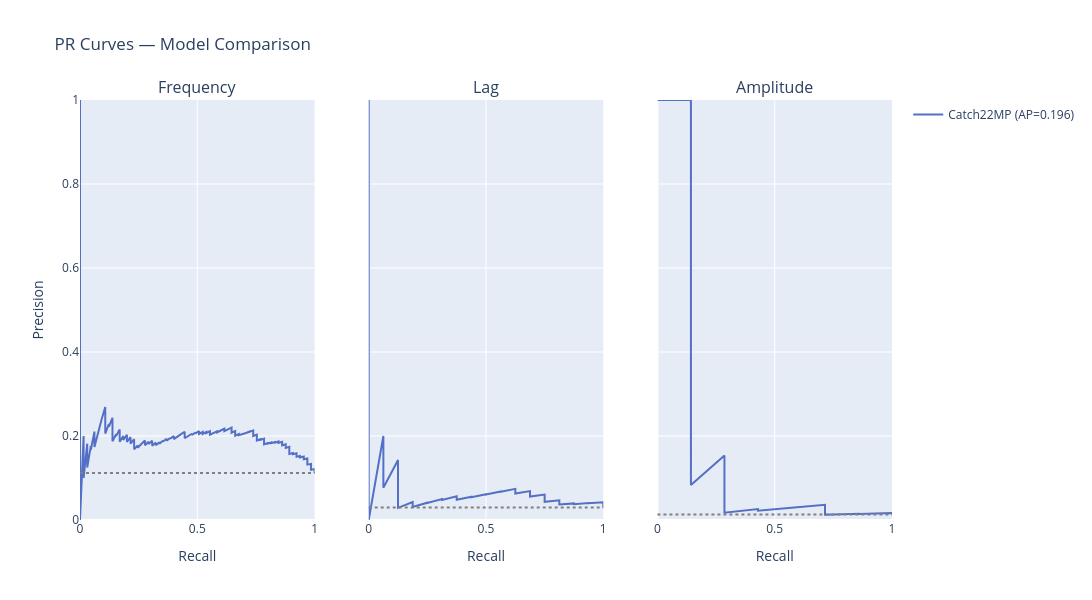

The notebook cell this image was saved under:
### Code cell
ev = Evaluation(level="day")
c22_day_scores = c22mp.score(mp_ds, level="day", day_agg_stat="p90")

fig = ev.plot_pr_curves_compared(
    {"Catch22MP": c22_day_scores},                                                                                                                                                                                                                                           
    ds_small,                                                                                                                                                                                                                                                                                              
)                                                                                                                                                                                                                                                                                                          
fig.show()

### Figure 1 — Plotly figure (JSON) as saved in the notebook; plotly's stock layout.template omitted (floating-point values rounded to 4 significant figures; data arrays with more than 128 entries replaced by an {"elided": "..."} marker saying what was removed)
{"data": [{"legendgroup": "Catch22MP", "line": {"color": "#5470C6"}, "mode": "lines", "name": "Catch22MP (AP=0.196)", "showlegend": true, "type": "scatter", "x": {"elided": "583 float values"}, "xaxis": "x", "y": {"elided": "583 float values"}, "yaxis": "y"}, {"legendgroup": "Catch22MP", "line": {"color": "#5470C6"}, "mode": "lines", "name": "Catch22MP (AP=0.068)", "showlegend": false, "type": "scatter", "x": {"elided": "534 float values"}, "xaxis": "x2", "y": {"elided": "534 float values"}, "yaxis": "y2"}, {"legendgroup": "Catch22MP", "line": {"color": "#5470C6"}, "mode": "lines", "name": "Catch22MP (AP=0.182)", "showlegend": false, "type": "scatter", "x": {"elided": "525 float values"}, "xaxis": "x3", "y": {"elided": "525 float values"}, "yaxis": "y3"}], "layout": {"annotations": [{"font": {"size": 16}, "showarrow": false, "text": "Frequency", "x": 0.1444, "xanchor": "center", "xref": "paper", "y": 1, "yanchor": "bottom", "yref": "paper"}, {"font": {"size": 16}, "showarrow": false, "text": "Lag", "x": 0.5, "xanchor": "center", "xref": "paper", "y": 1, "yanchor": "bottom", "yref": "paper"}, {"font": {"size": 16}, "showarrow": false, "text": "Amplitude", "x": 0.8556, "xanchor": "center", "xref": "paper", "y": 1, "yanchor": "bottom", "yref": "paper"}], "height": 600, "shapes": [{"line": {"color": "gray", "dash": "dot"}, "type": "line", "x0": 0, "x1": 1, "xref": "x domain", "y0": 0.1117, "y1": 0.1117, "yref": "y"}, {"line": {"color": "gray", "dash": "dot"}, "type": "line", "x0": 0, "x1": 1, "xref": "x2 domain", "y0": 0.03002, "y1": 0.03002, "yref": "y2"}, {"line": {"color": "gray", "dash": "dot"}, "type": "line", "x0": 0, "x1": 1, "xref": "x3 domain", "y0": 0.01336, "y1": 0.01336, "yref": "y3"}], "title": {"text": "PR Curves — Model Comparison"}, "width": 1800, "xaxis": {"anchor": "y", "domain": [0, 0.2889], "range": [0, 1], "title": {"text": "Recall"}}, "xaxis2": {"anchor": "y2", "domain": [0.3556, 0.6444], "range": [0, 1], "title": {"text": "Recall"}}, "xaxis3": {"anchor": "y3", "domain": [0.7111, 1], "range": [0, 1], "title": {"text": "Recall"}}, "yaxis": {"anchor": "x", "domain": [0, 1], "range": [0, 1], "title": {"text": "Precision"}}, "yaxis2": {"anchor": "x2", "domain": [0, 1], "matches": "y", "showticklabels": false}, "yaxis3": {"anchor": "x3", "domain": [0, 1], "matches": "y", "showticklabels": false}}}
